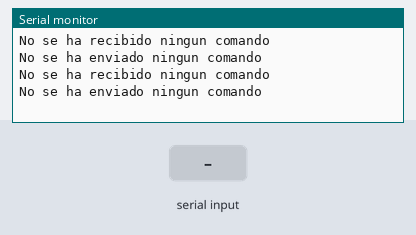
The sketch below on a simulated Arduino Mega 2560, built with avr-gcc and run on an emulated ATmega2560. Parts: the last lines printed to the serial monitor. The test bench sets the inputs (shaded band).

Above: at 1.2 s.
1.3 s: "0" received over the second serial link
At 2.8 s:
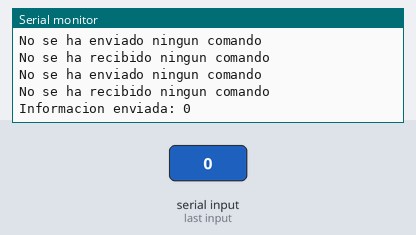
4.3 s: "1" received over the second serial link
At 6.5 s:
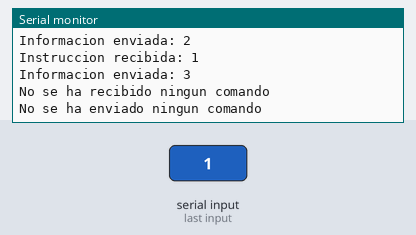
Timing chart, 0 to 8.0 s (numbered marks = the images above; inputs shaded):
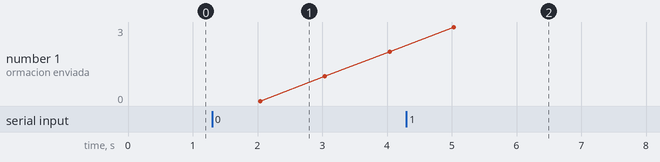

The sketch:

Prueba_comunicacion_3.ino
```cpp
/**
 * Sketch de prueba de comunicacion con el modulo bluetooth.
 * En este sketch se prueba un caso de comunicacion bidireccional, similar a como se implementa en el sketch final del TFG
 */

bool state=false;//Refleja el estado de la comunicacion
int i=0;//Contador que enviamos
char data;//Variable que guarda temporalmente datos leidos del Serial1

void setup() {
  Serial.begin(9600);
  Serial1.begin(9600);
}

void loop() {

  //Cuando no haya comunicacion se verifica si se ha intentado establecer, viendo si se recibe '0'
  if(Serial1.available()>0 && state==false){
    if(Serial1.read()=='0'){
      state=true;}
  }

  //Accion si se ha establecido comunicacion establecida
  if(state){
    if(Serial1.available()>0){

      //Leemos los datos y los imprimimos en el monitor del Arduino.
      data=Serial1.read();
      Serial.print("Instruccion recibida: ");
      Serial.write(data);
      Serial.println();

      if(data=='1'){
        state=false;
      }

    }else
    {
      Serial.println("No se ha recibido ningun comando");
    }

    //Enviamos el valor del contador i y lo imprimimos en el monitor de Arduino para verificacion de los datos
    Serial.print("Informacion enviada: ");
    Serial.println(i);
    Serial1.println(i);
    i++;

  }else{
    Serial.println("No se ha recibido ningun comando");
    Serial.println("No se ha enviado ningun comando");
  }
  delay(1000);//Delay para visualizar resulatdos de la prueba mejor
}
```

Measured:
- after the input at 1.3 s, the serial monitor: prints a new line after 0.74 s (image 1)
- after the input at 4.3 s, the serial monitor: prints a new line after 0.71 s (image 2)
